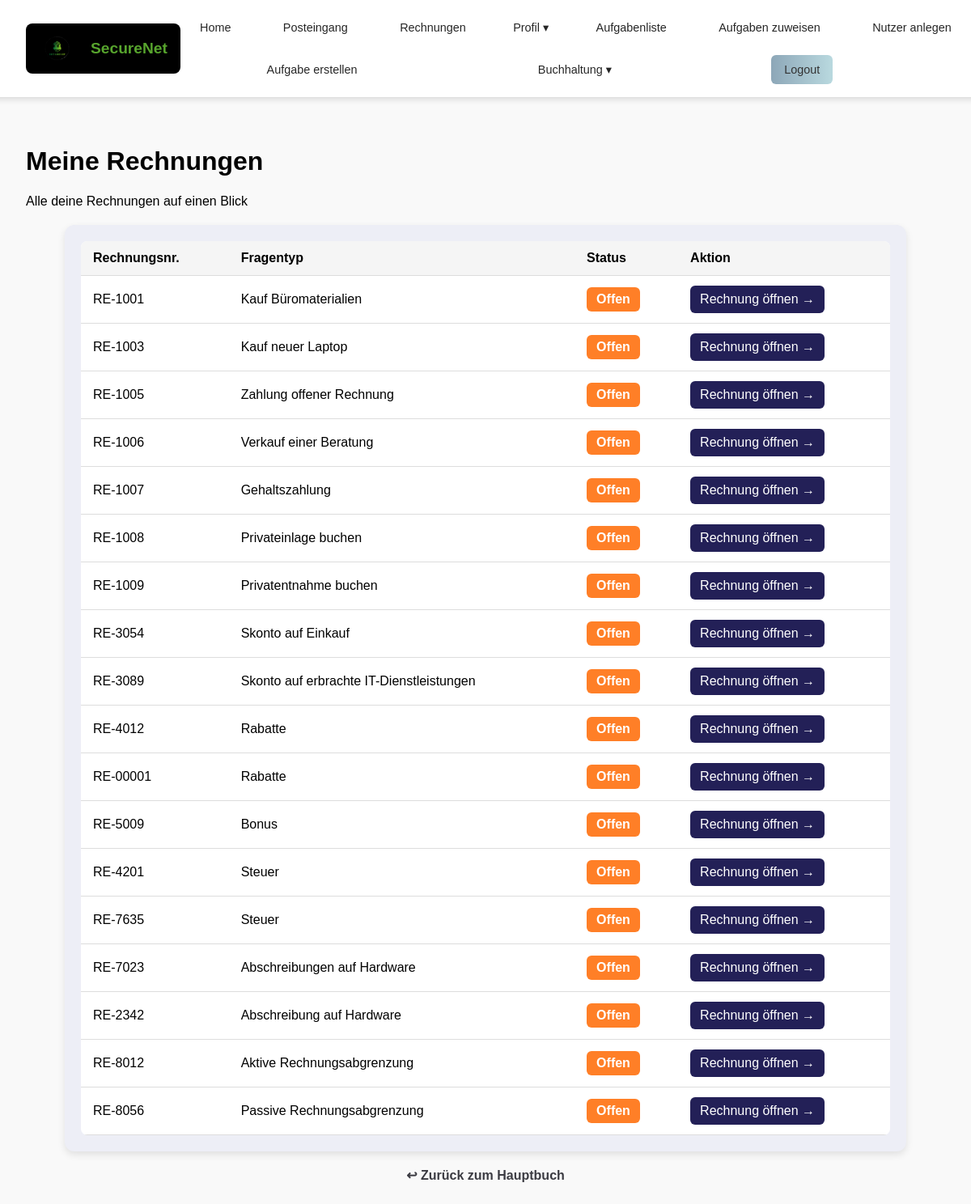
/posts/rechnungsuebersicht/ (signed in), run on the app's committed database.
### posts/models.py (models this page shows, shortened)
class Aufgabe_neu(models.Model):
    RECHNUNGSTYPEN = [
        ('eingehend', 'Eingehende Rechnung'),
        ('ausgehend', 'Ausgehende Rechnung'),
        ('intern', 'Interner Vorgang'),
    ]
    unternehmen_kategorie = models.ForeignKey(Unternehmen, on_delete=models.CASCADE)
    fragentyp = models.ForeignKey(Aufgabenkategorie,null=True, on_delete=models.CASCADE)
    ersteller = models.IntegerField(null=True, blank=True)
    unterkategorie = models.IntegerField(null = True, blank=True, default = 1)
    fragentyp_text = models.CharField(null = True,max_length=255)
    mailtext = models.TextField()
    frage = models.TextField(null=True,default="Dieses Feld kann gelöscht werden")
    nutzungsdauer = models.IntegerField(null=True, blank=True)
    feedback_konto_falsch = models.TextField(null=True, blank=True, help_text="Feedback, wenn ein falsches Konto gewählt wurde.")
    feedback_betrag_falsch = models.TextField(null=True, blank=True, help_text="Feedback, wenn der Betrag falsch ist.")
    immer_feedback = models.BooleanField(null=True, blank=True)
    eigene_ansicht = models.TextField(blank=True, null=True, default='Secure Net\nTreskowallee 8\n10318 Berlin')
    rechnungsnummer = models.CharField(max_length=50, blank=True, null=True, default='RE-00001')
    datum = models.DateField(blank=True, null=True, auto_now_add=True)
    rechnungsbetrag = models.DecimalField(max_digits=10, decimal_places=2, blank=True, null=True, default=0.00)
    zahlweise = models.CharField(max_length=255, blank=True, null=True)
    verabschiedung = models.TextField(blank=True, null=True, default='Mit freundlichen Grüßen\nIhr Unternehmen')
    kontakt = models.TextField(blank=True, null=True, default='Tel: 01234 567890\nE-Mail: info@unternehmen.de')
    beschreibung = models.TextField(blank=True, null=True, default='Keine weiteren Details angegeben.')
    rechnungstyp = models.CharField(max_length=20, choices=RECHNUNGSTYPEN, default='intern')
    aufgabeninfo = models.TextField(null=True, blank=True, help_text="Optionaler Informationstext zur Aufgabe (HTML erlaubt).")

### posts/views.py (the view)
# urls.py: path('rechnungsuebersicht/', views.rechnungsuebersicht, name='rechnungsuebersicht'),
@login_required
def rechnungsuebersicht(request):
    user = request.user
    nutzer_aufgaben = NutzerAufgabe.objects.filter(nutzer=user)
    rechnungsdaten = []
    for nutzer_aufgabe in nutzer_aufgaben:
        aufgabe = nutzer_aufgabe.aufgabe
        buchungen = Buchung.objects.filter(aufgabe=aufgabe, nutzer=user)
        anzahl_buchungen = buchungen.count()
        anzahl_korrekturbuchungen = buchungen.filter(korrekturbuchung=True).count()
        rechnungsdaten.append({
            'id': aufgabe.id,
            'rechnungsnr': aufgabe.rechnungsnummer,
            'fragentyp_text': aufgabe.fragentyp_text,
            'anzahl_buchungen': anzahl_buchungen,
            'anzahl_korrekturbuchungen': anzahl_korrekturbuchungen,
            'aufgabenstatus': nutzer_aufgabe.bearbeitungsstand
        })
    return render(request, 'posts/rechnungsuebersicht.html', {'rechnungsdaten': rechnungsdaten})

### posts/templates/posts/rechnungsuebersicht.html
{% extends 'master_layout.html' %}
{% load static %}
{% block css %}
    <link rel="stylesheet" href="{% static 'css/rechnungsübersicht.css' %}">
{% endblock %}
{% block content %}
<h1 class="headline">Meine Rechnungen</h1>
<p class="subtext">Alle deine Rechnungen auf einen Blick</p>
<div class="content-wrapper">
    <table>
        <thead>
            <tr>
                <th>Rechnungsnr.</th>
                <th>Fragentyp</th>
                <th>Status</th>
                <th>Aktion</th>
            </tr>
        </thead>
        <tbody>
            {% for rechnung in rechnungsdaten %}
                <tr>
                    <td>{{ rechnung.rechnungsnr }}</td>
                    <td>{{ rechnung.fragentyp_text }}</td>
                    <td>
                        {% if rechnung.aufgabenstatus == "offen" %}
                            <span class="status offen">Offen</span>
                        {% else %}
                            <span class="status bearbeitet">Bearbeitet</span>
                        {% endif %}
                    </td>
                    <td>
                        <a href="{% url 'posts:rechnung_detail' rechnung.id %}" class="btn">
                            Rechnung öffnen →
                        </a>
                    </td>
                </tr>
            {% empty %}
                <tr>
                    <td colspan="6">Keine Rechnungen gefunden.</td>
                </tr>
            {% endfor %}
        </tbody>
    </table>
</div>
<a href="{% url 'posts:hauptbuch' %}" class="back-btn">↩ Zurück zum Hauptbuch</a>
{% endblock %}

### staticfiles/css/master_layout.css (style rules this page uses)
body { margin: 0; padding: 0; font-family: Arial, sans-serif; background-color: #f9f9f9; }

### static_root_dev/css/rechnungsübersicht.css (style rules this page uses)
.content-wrapper { background-color: #edeef6; padding: 20px; border-radius: 12px; width: 90%; max-width: 1000px; margin: 20px auto; box-shadow: 0px 4px 10px rgba(0, 0, 0, 0.1); }
table { width: 100%; border-collapse: collapse; background: white; border-radius: 8px; overflow: hidden; }
th, td { padding: 12px 15px; text-align: left; border-bottom: 1px solid #ddd; }
th { background-color: #f5f5f5; }
.status { padding: 6px 12px; border-radius: 6px; font-weight: bold; color: white; display: inline-block; }
.status.offen { background-color: #ff7f27; }
.btn { display: inline-block; padding: 8px 12px; background: rgb(35, 32, 87); color: white; text-decoration: none; border-radius: 6px; transition: background 0.3s ease; }
.back-btn { display: block; text-align: center; margin: 20px auto; font-size: 16px; text-decoration: none; color: rgba(35, 35, 43, 0.89); font-weight: bold; }

### data on the page
Aufgabe_neu: rechnungsnr "RE-1001", fragentyp_text "Kauf Büromaterialien"
Aufgabe_neu: rechnungsnr "RE-1003", fragentyp_text "Kauf neuer Laptop"
Aufgabe_neu: rechnungsnr "RE-1005", fragentyp_text "Zahlung offener Rechnung"
Aufgabe_neu: rechnungsnr "RE-1006", fragentyp_text "Verkauf einer Beratung"
Aufgabe_neu: rechnungsnr "RE-1007", fragentyp_text "Gehaltszahlung"
Aufgabe_neu: rechnungsnr "RE-1008", fragentyp_text "Privateinlage buchen"
Aufgabe_neu: rechnungsnr "RE-1009", fragentyp_text "Privatentnahme buchen"
Aufgabe_neu: rechnungsnr "RE-3054", fragentyp_text "Skonto auf Einkauf"
Aufgabe_neu: rechnungsnr "RE-3089", fragentyp_text "Skonto auf erbrachte IT-Dienstleistungen"
Aufgabe_neu: rechnungsnr "RE-4012", fragentyp_text "Rabatte"
Aufgabe_neu: rechnungsnr "RE-00001", fragentyp_text "Rabatte"
Aufgabe_neu: rechnungsnr "RE-5009", fragentyp_text "Bonus"
Aufgabe_neu: rechnungsnr "RE-4201", fragentyp_text "Steuer"
Aufgabe_neu: rechnungsnr "RE-7635", fragentyp_text "Steuer"
Aufgabe_neu: rechnungsnr "RE-7023", fragentyp_text "Abschreibungen auf Hardware"
Aufgabe_neu: rechnungsnr "RE-2342", fragentyp_text "Abschreibung auf Hardware"
Aufgabe_neu: rechnungsnr "RE-8012", fragentyp_text "Aktive Rechnungsabgrenzung"
Aufgabe_neu: rechnungsnr "RE-8056", fragentyp_text "Passive Rechnungsabgrenzung"
